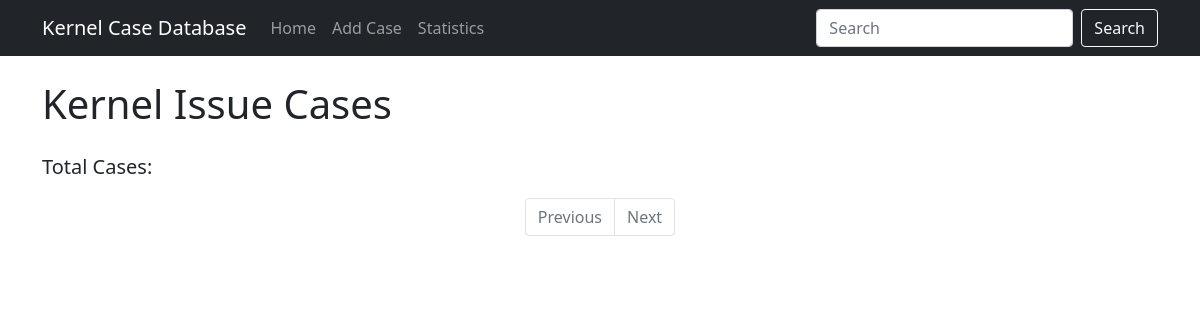
/, run on an earlier commit of the app's database.
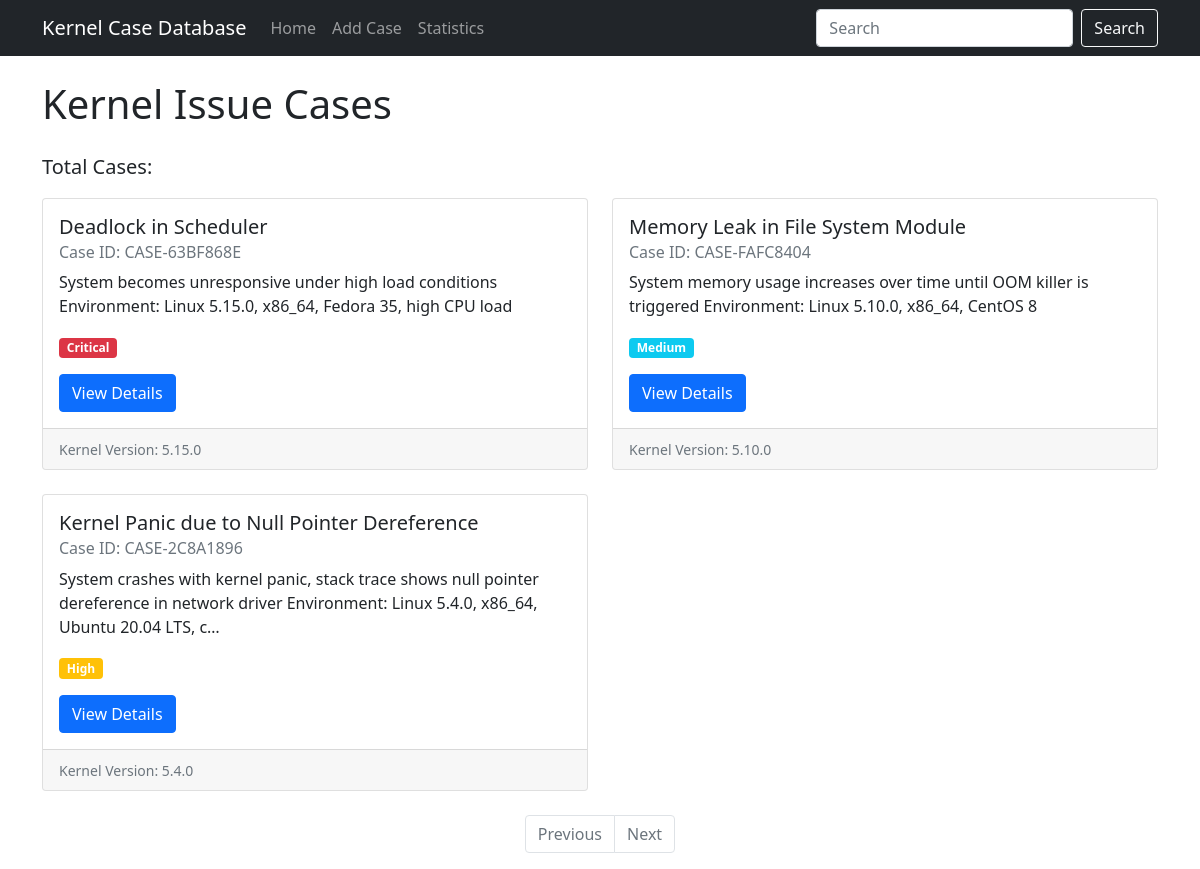
And on a later commit of the database.
### cases/models.py (models this page shows, shortened)
class KernelCase(models.Model):
    SEVERITY_CHOICES = [
        ('Low', 'Low'),
        ('Medium', 'Medium'),
        ('High', 'High'),
        ('Critical', 'Critical'),
    ]
    MODULE_CHOICES = [
        ('memory', 'Memory Management'),
        ('network', 'Network'),
        ('scheduler', 'Scheduler'),
        ('lock', 'Lock/Synchronization'),
        ('timer', 'Timer'),
        ('storage', 'Storage/Filesystem'),
        ('irq', 'Interrupt'),
        ('driver', 'Device Driver'),
        ('other', 'Other'),
    ]
    case_id = models.CharField(max_length=50, unique=True, verbose_name='Case ID')
    title = models.CharField(max_length=200, verbose_name='Title')
    description = models.TextField(verbose_name='Description')
    symptoms = models.TextField(verbose_name='Symptoms')
    root_cause = models.TextField(verbose_name='Root Cause')
    solution = models.TextField(verbose_name='Solution')
    kernel_version = models.CharField(max_length=50, verbose_name='Kernel Version', blank=True, default='')
    affected_components = models.CharField(max_length=200, verbose_name='Affected Components', blank=True, default='')
    severity = models.CharField(max_length=20, choices=SEVERITY_CHOICES, verbose_name='Severity', default='Medium')
    created_date = models.DateTimeField(default=timezone.now, verbose_name='Created Date')
    updated_date = models.DateTimeField(auto_now=True, verbose_name='Updated Date')
    source = models.CharField(max_length=50, verbose_name='Source', blank=True, default='', help_text='e.g. stackoverflow, csdn, zhihu')
    source_id = models.CharField(max_length=100, verbose_name='Source ID', blank=True, default='')
    url = models.URLField(verbose_name='Original URL', blank=True, default='')
    problem_analysis = models.TextField(verbose_name='Problem Analysis', blank=True, default='')
    conclusion = models.TextField(verbose_name='Conclusion', blank=True, default='')
    module = models.CharField(max_length=50, choices=MODULE_CHOICES, verbose_name='Kernel Module', blank=True, default='other')
    tags = models.JSONField(verbose_name='Tags', default=list, blank=True)
    votes = models.IntegerField(verbose_name='Votes', default=0)
    answers_count = models.IntegerField(verbose_name='Answers Count', default=0)
    content_hash = models.CharField(max_length=64, verbose_name='Content Hash', blank=True, null=True, unique=True)
    embedding = models.JSONField(verbose_name='Embedding', default=list, blank=True, help_text='Vector representation for RAG')
    class Meta:
        verbose_name = 'Kernel Issue Case'
        verbose_name_plural = 'Kernel Issue Cases'
        ordering = ['-created_date']

### cases/views.py (the view)
# urls.py: path('', CaseListView.as_view(), name='index'),
class CaseListView(ListView):
    model = KernelCase
    template_name = 'cases/index.html'
    context_object_name = 'cases'
    paginate_by = 20
    ordering = ['-created_date']

### cases/templatetags/case_tags.py (called while the page is built)
@register.filter
def severity_class(severity):
    severity_mapping = {
        'Critical': 'bg-danger',
        'High': 'bg-warning',
        'Medium': 'bg-info',
        'Low': 'bg-secondary'
    }
    return severity_mapping.get(severity, 'bg-secondary')

@register.filter
def severity_display(severity):
    severity_mapping = {
        'Critical': 'Critical',
        'High': 'High',
        'Medium': 'Medium',
        'Low': 'Low'
    }
    return severity_mapping.get(severity, severity)

### templates/cases/index.html (shortened to what this page needs)
{% extends 'base.html' %}
{% load case_tags %}
{% block content %}
    <h1 class="mb-4">Kernel Issue Cases</h1>
    <p class="lead">Total Cases: {{ cases.paginator.count }}</p>
    <div class="row row-cols-1 row-cols-md-2 g-4">
        {% for case in cases %}
            <div class="col">
                <div class="card h-100">
                    <div class="card-body">
                        <h5 class="card-title">{{ case.title }}</h5>
                        <h6 class="card-subtitle mb-2 text-muted">Case ID: {{ case.case_id }}</h6>
                        <p class="card-text">{{ case.description|truncatechars:150 }}</p>
                        <p class="card-text">
                            <span class="badge {{ case.severity|severity_class }}">
                                {{ case.severity|severity_display }}
                            </span>
                        </p>
                        <a href="{% url 'case_detail' case.id %}" class="btn btn-primary">View Details</a>
                    </div>
                    <div class="card-footer">
                        <small class="text-muted">Kernel Version: {{ case.kernel_version }}</small>
                    </div>
                </div>
            </div>
        {% endfor %}
    </div>
    <nav aria-label="Page navigation" class="mt-4">
        <ul class="pagination justify-content-center">
            {% if cases.has_previous %}
                <li class="page-item">
                    <a class="page-link" href="?page={{ cases.previous_page_number }}{% if query %}&query={{ query }}{% endif %}">Previous</a>
                </li>
            {% else %}
                <li class="page-item disabled">
                    <span class="page-link">Previous</span>
                </li>
            {% endif %}
            {% if cases.has_next %}
                <li class="page-item">
                    <a class="page-link" href="?page={{ cases.next_page_number }}{% if query %}&query={{ query }}{% endif %}">Next</a>
                </li>
            {% else %}
                <li class="page-item disabled">
                    <span class="page-link">Next</span>
                </li>
            {% endif %}
        </ul>
    </nav>
{% endblock %}

What changed in the data, as far as the page shows it:
added KernelCase: title "Deadlock in Scheduler", case_id "CASE-63BF868E", description "System becomes unresponsive under high load conditions Environment: Linux 5.15.0, x86_64, Fedora 35, high CPU load", severity|severity_display "Critical", kernel_version "5.15.0"
added KernelCase: title "Memory Leak in File System Module", case_id "CASE-FAFC8404", description "System memory usage increases over time until OOM killer is triggered Environment: Linux 5.10.0, x86_64, CentOS 8", severity|severity_display "Medium", kernel_version "5.10.0"
added KernelCase: title "Kernel Panic due to Null Pointer Dereference", case_id "CASE-2C8A1896", description "System crashes with kernel panic, stack trace shows null pointer dereference in network driver Environment: Linux 5.4.0, x86_64, Ubuntu 20.04 LTS, c…", severity|severity_display "High", kernel_version "5.4.0"
